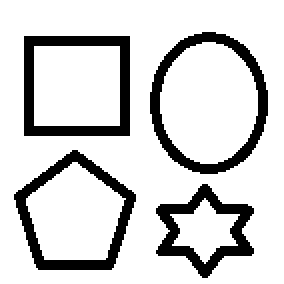
#> input picture assets/test.png, 142 x 142 px, found by its file name (shown 2 times larger)
$ python imagetogcode.py
#> lines starting #> are read from the running program, lines starting #| are printed output that depends on the picture; after the words box and inside, x2 and y2 are one past the last pixel; in counts of white or black regions, pixels touching at a corner belong together
import cv2
import numpy as np
import matplotlib.pyplot as plt
from mpl_toolkits.mplot3d import Axes3D

# File paths
image_path = 'C:\\Users\\a6260\\Downloads\\galvo\\assets\\test.png'
output_gcode_path = 'C:\\Users\\a6260\\Downloads\\galvo\\assets\\test.gcode'

def image_to_gcode(image_path, output_path):
    image = cv2.imread(image_path, cv2.IMREAD_GRAYSCALE)
    ret, thresh = cv2.threshold(image, 127, 255, cv2.THRESH_BINARY)

    # Find contours which represent the paths to be engraved
    contours, _ = cv2.findContours(thresh, cv2.RETR_TREE, cv2.CHAIN_APPROX_SIMPLE)

    with open(output_path, 'w') as f:
        for contour in contours:
            for point in contour:
                x, y = point[0]
                # Convert image coordinates to engraving area coordinates
                x = (x / image.shape[1]) * 20  # scale to 20mm
                y = (y / image.shape[0]) * 20  # scale to 20mm
                f.write(f"G01 X{x:.2f} Y{y:.2f}\n")

def image_to_raster_gcode(image_path, output_path):
    image = cv2.imread(image_path, cv2.IMREAD_GRAYSCALE)
#> image: shape (142, 142); 82.5% white; 4 black regions, box (x1, y1, x2, y2) and area: (75, 16, 134, 87) 948, (12, 18, 65, 68) 930, (7, 75, 68, 135) 878, (78, 92, 127, 139) 772
    ret, thresh = cv2.threshold(image, 127, 255, cv2.THRESH_BINARY)  # Inverted threshold

    height, width = image.shape
#> height = 142; width = 142
    raster_img = np.zeros_like(image)

    with open(output_path, 'w') as f:
        for y in range(height):
            laser_on = False
            for x in range(width):
                if thresh[y, x] == 0:  # Black pixel (inverted)
                    if not laser_on:
                        laser_on = True
                        # Convert image coordinates to engraving area coordinates
                        x_mm = (x / width) * 20  # scale to 100mm
                        y_mm = (y / height) * 20  # scale to 100mm
                        f.write(f"G01 X{x_mm:.2f} Y{y_mm:.2f} S1\n")  # S1 to turn on the laser
                    raster_img[y, x] = 255  # White pixel in raster image
                else:
                    if laser_on:
                        laser_on = False
                        x_mm = (x / width) * 20  # scale to 100mm
                        y_mm = (y / height) * 20  # scale to 100mm
                        f.write(f"G01 X{x_mm:.2f} Y{y_mm:.2f} S0\n")  # S0 to turn off the laser

            if laser_on:  # Ensure the laser is turned off at the end of the row
                x_mm = (width / width) * 20  # scale to 100mm
                y_mm = (y / height) * 20  # scale to 100mm
                f.write(f"G01 X{x_mm:.2f} Y{y_mm:.2f} S0\n")  # S0 to turn off the laser at the end of the row

    return image, thresh, raster_img

def gcode_to_image(gcode_path, width, height):
#> called with width = 142, height = 142
    gcode_image = np.zeros((height, width), dtype=np.uint8)
    gcode_path_points = []
    laser_on = False
    current_x = 0
    current_y = 0
    with open(gcode_path, 'r') as f:
        for line in f:
            if line.startswith('G01'):
                parts = line.split()
                x_mm = float(parts[1][1:])
                y_mm = float(parts[2][1:])
                x = int((x_mm / 20) * width)
                y = int((y_mm / 20) * height)
                if 'S1' in line:
                    laser_on = True
                elif 'S0' in line:
                    laser_on = False
                if laser_on:
                    cv2.line(gcode_image, (current_x, current_y), (x, y), 255, 1)
                current_x = x
                current_y = y
                gcode_path_points.append((x_mm, y_mm, 0 if laser_on else 1))
    return gcode_image, gcode_path_points

# Generate G-code from image
original_image, threshold_image, raster_image = image_to_raster_gcode(image_path, output_gcode_path)
gcode_image, gcode_path_points = gcode_to_image(output_gcode_path, original_image.shape[1], original_image.shape[0])


# Plot images side by side
fig, axes = plt.subplots(2, 2, figsize=(6, 5))
axes[0][0].imshow(original_image, cmap='gray')
axes[0][0].set_title('Original Image')
axes[0][0].axis('off')

axes[0][1].imshow(threshold_image, cmap='gray')
axes[0][1].set_title('Threshold Image')
axes[0][1].axis('off')

axes[1][0].imshow(raster_image, cmap='gray')
axes[1][0].set_title('Raster Image')
axes[1][0].axis('off')

axes[1][1].imshow(gcode_image, cmap='gray')
axes[1][1].set_title('G-code Image')
axes[1][1].axis('off')

plt.tight_layout()

# Create a 3D plot for the G-code path
fig = plt.figure(figsize=(8, 6))
ax = fig.add_subplot(111, projection='3d')

# Convert the G-code path points to arrays for plotting
x_points = [point[0] for point in gcode_path_points]
y_points = [point[1] for point in gcode_path_points]
#> y_points = 822 values from 2.25 to 19.44
z_points = [0] * len(gcode_path_points)  # z=0 for 2D path
#> z_points = 822 values from 0 to 0

# Plot the G-code path points
for i in range(len(gcode_path_points) - 1):
    x = [gcode_path_points[i][0], gcode_path_points[i+1][0]]
    y = [gcode_path_points[i][1], gcode_path_points[i+1][1]]
    z = [gcode_path_points[i][2], gcode_path_points[i+1][2]]
    color = 'blue' if gcode_path_points[i][2] == 0 else 'red'
    ax.plot(x, y, z, color=color)

ax.set_xlabel('X (mm)')
ax.set_ylabel('Y (mm)')
ax.set_zlabel('Laser On/Off')
ax.set_title('3D Visualization of G-code Path')

# Set the view angle for a top-down perspective
ax.view_init(elev=90, azim=-90)  # Top view

plt.show()
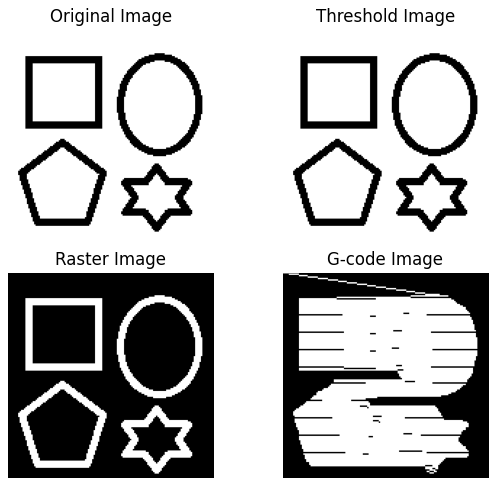
#> figure drawn by matplotlib, 4 panels
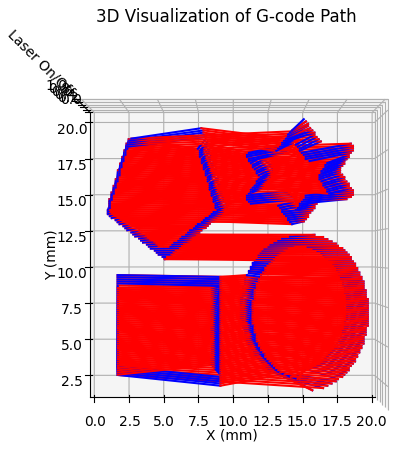
#> figure drawn by matplotlib, 1 panel
